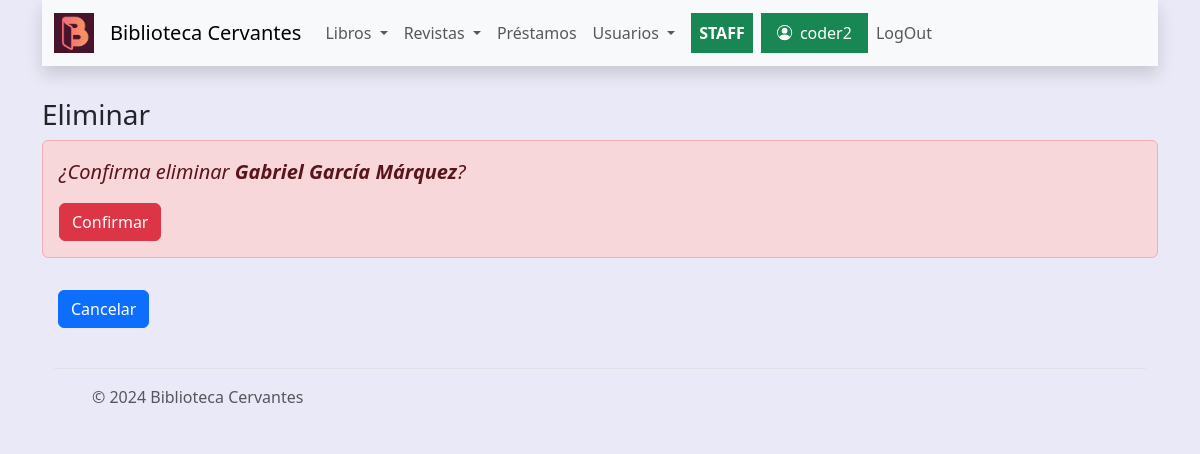
The app's page /libros/eliminarautor/1 (signed in), older data.
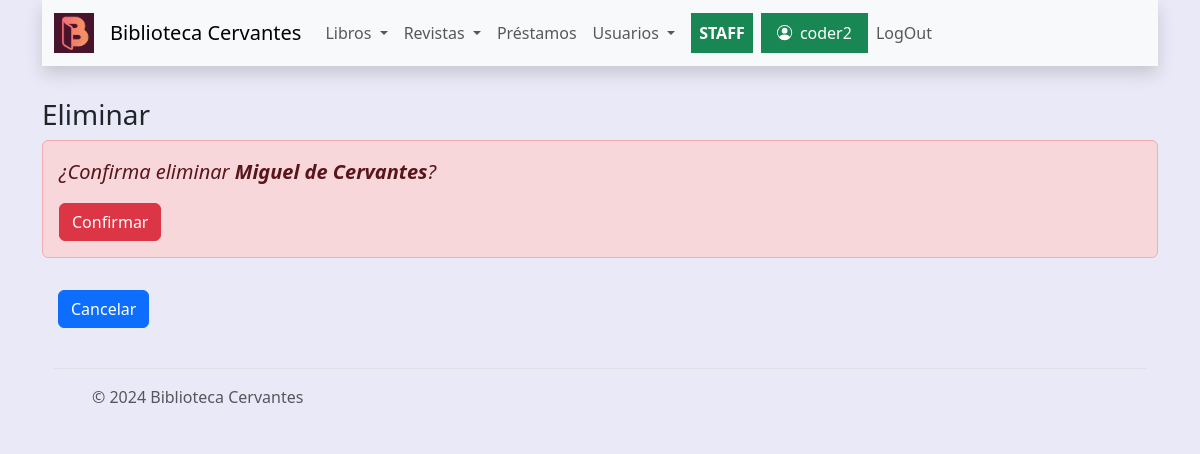
The same page, newer data.
### libros/models.py (models this page shows)
class Autor(models.Model):
    nombre=models.CharField(max_length=200)
    nacionalidad=models.CharField(max_length=200, default='', null=True, blank=True)
    url=models.CharField(max_length=250,default='', null=True, blank=True)
    def __str__(self):
        return self.nombre

### libros/views.py (the view)
# urls.py: path('eliminarautor/<int:pk>',views.eliminarautor,name='eliminarautor'),
@login_required
def eliminarautor(request, pk: int):
    query=models.Autor.objects.get(id=pk)
    if request.method == 'POST':
        query.delete()
        return redirect('libros:listarautores')
    return render(request, "libros/eliminarautor.html", context={"autor": query})

### libros/templates/libros/eliminarautor.html (shortened to what this page needs)
{% extends 'core/base.html' %}
{% block title %}
    <h3>Eliminar</h3>
{% endblock title %}
{% block content %}
<div class="alert alert-danger">
    <p class="fs-5 fst-italic">¿Confirma eliminar <strong>{{autor}}</strong>?</p>
    <form method="post">
        <button type="submit" class="btn btn-danger">Confirmar</button>
    </form>
</div>
<div class="p-3 ">
    <a class="btn btn-primary" href='{% url 'libros:listarautores' %}'>Cancelar</a>
</div>
{% endblock content %}

Row changes from the older to the newer data that the page shows:
changed Autor: nombre "Gabriel García Márquez" → "Miguel de Cervantes"
